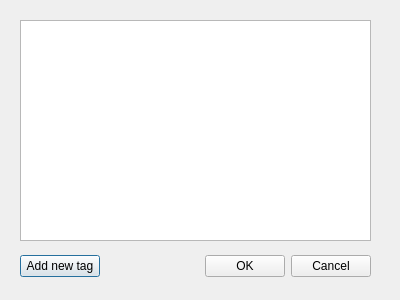
<?xml version="1.0" encoding="UTF-8"?>
<ui version="4.0">
 <class>TagsDialog</class>
 <widget class="QDialog" name="TagsDialog">
  <property name="geometry">
   <rect>
    <x>0</x>
    <y>0</y>
    <width>400</width>
    <height>300</height>
   </rect>
  </property>
  <property name="windowTitle">
   <string>Dialog</string>
  </property>
  <widget class="QWidget" name="layoutWidget">
   <property name="geometry">
    <rect>
     <x>20</x>
     <y>250</y>
     <width>351</width>
     <height>33</height>
    </rect>
   </property>
   <layout class="QHBoxLayout">
    <property name="spacing">
     <number>6</number>
    </property>
    <property name="leftMargin">
     <number>0</number>
    </property>
    <property name="topMargin">
     <number>0</number>
    </property>
    <property name="rightMargin">
     <number>0</number>
    </property>
    <property name="bottomMargin">
     <number>0</number>
    </property>
    <item>
     <widget class="QPushButton" name="addNewTagButton">
      <property name="text">
       <string>Add new tag</string>
      </property>
     </widget>
    </item>
    <item>
     <spacer>
      <property name="orientation">
       <enum>Qt::Horizontal</enum>
      </property>
      <property name="sizeHint" stdset="0">
       <size>
        <width>131</width>
        <height>31</height>
       </size>
      </property>
     </spacer>
    </item>
    <item>
     <widget class="QPushButton" name="okButton">
      <property name="text">
       <string>OK</string>
      </property>
     </widget>
    </item>
    <item>
     <widget class="QPushButton" name="cancelButton">
      <property name="text">
       <string>Cancel</string>
      </property>
     </widget>
    </item>
   </layout>
  </widget>
  <widget class="QListWidget" name="tagsList">
   <property name="geometry">
    <rect>
     <x>20</x>
     <y>20</y>
     <width>351</width>
     <height>221</height>
    </rect>
   </property>
  </widget>
 </widget>
 <resources/>
 <connections>
  <connection>
   <sender>okButton</sender>
   <signal>clicked()</signal>
   <receiver>TagsDialog</receiver>
   <slot>accept()</slot>
   <hints>
    <hint type="sourcelabel">
     <x>278</x>
     <y>253</y>
    </hint>
    <hint type="destinationlabel">
     <x>96</x>
     <y>254</y>
    </hint>
   </hints>
  </connection>
  <connection>
   <sender>cancelButton</sender>
   <signal>clicked()</signal>
   <receiver>TagsDialog</receiver>
   <slot>reject()</slot>
   <hints>
    <hint type="sourcelabel">
     <x>369</x>
     <y>253</y>
    </hint>
    <hint type="destinationlabel">
     <x>179</x>
     <y>282</y>
    </hint>
   </hints>
  </connection>
 </connections>
</ui>
